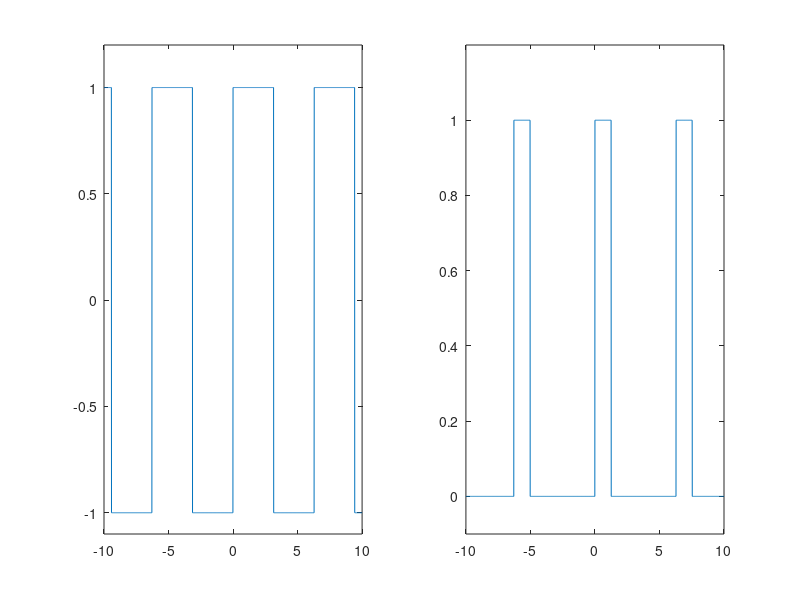

Write the MATLAB code that produced this figure.
clc;
clear;
t=-10:0.01:10;
x1=square(t);
x2=0.5*(square(t,20)+1);
subplot(1,2,1);
%stairs(t,x1);
plot(t,x1);
axis([-10,10,-1.1,1.2]);
subplot(1,2,2);
%stairs(t,x2);
plot(t,x2);
axis([-10,10,-0.1,1.2]);